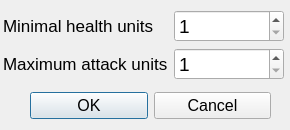
<?xml version="1.0" encoding="UTF-8"?>
<ui version="4.0">
 <class>FindHPDamageWindow</class>
 <widget class="QDialog" name="FindHPDamageWindow">
  <property name="geometry">
   <rect>
    <x>0</x>
    <y>0</y>
    <width>290</width>
    <height>130</height>
   </rect>
  </property>
  <property name="minimumSize">
   <size>
    <width>290</width>
    <height>130</height>
   </size>
  </property>
  <property name="maximumSize">
   <size>
    <width>290</width>
    <height>130</height>
   </size>
  </property>
  <property name="windowTitle">
   <string>Dialog</string>
  </property>
  <widget class="QWidget" name="formLayoutWidget">
   <property name="geometry">
    <rect>
     <x>3</x>
     <y>10</y>
     <width>281</width>
     <height>71</height>
    </rect>
   </property>
   <layout class="QFormLayout" name="formLayout">
    <item row="0" column="0">
     <widget class="QLabel" name="label">
      <property name="font">
       <font>
        <pointsize>13</pointsize>
       </font>
      </property>
      <property name="text">
       <string>Minimal health units</string>
      </property>
     </widget>
    </item>
    <item row="0" column="1">
     <widget class="QSpinBox" name="spinBoxHP">
      <property name="font">
       <font>
        <pointsize>14</pointsize>
       </font>
      </property>
      <property name="minimum">
       <number>1</number>
      </property>
      <property name="maximum">
       <number>50000</number>
      </property>
     </widget>
    </item>
    <item row="1" column="0">
     <widget class="QLabel" name="label_2">
      <property name="font">
       <font>
        <pointsize>13</pointsize>
       </font>
      </property>
      <property name="text">
       <string>Maximum attack units</string>
      </property>
     </widget>
    </item>
    <item row="1" column="1">
     <widget class="QSpinBox" name="spinBoxDamage">
      <property name="font">
       <font>
        <pointsize>14</pointsize>
       </font>
      </property>
      <property name="minimum">
       <number>1</number>
      </property>
      <property name="maximum">
       <number>1000</number>
      </property>
     </widget>
    </item>
   </layout>
  </widget>
  <widget class="QWidget" name="horizontalLayoutWidget">
   <property name="geometry">
    <rect>
     <x>30</x>
     <y>90</y>
     <width>241</width>
     <height>31</height>
    </rect>
   </property>
   <layout class="QHBoxLayout" name="horizontalLayout">
    <item>
     <widget class="QPushButton" name="pushButtonOK">
      <property name="font">
       <font>
        <pointsize>12</pointsize>
       </font>
      </property>
      <property name="text">
       <string>OK</string>
      </property>
     </widget>
    </item>
    <item>
     <widget class="QPushButton" name="pushButtonCancel">
      <property name="font">
       <font>
        <pointsize>12</pointsize>
       </font>
      </property>
      <property name="text">
       <string>Cancel</string>
      </property>
     </widget>
    </item>
   </layout>
  </widget>
 </widget>
 <resources/>
 <connections/>
</ui>
